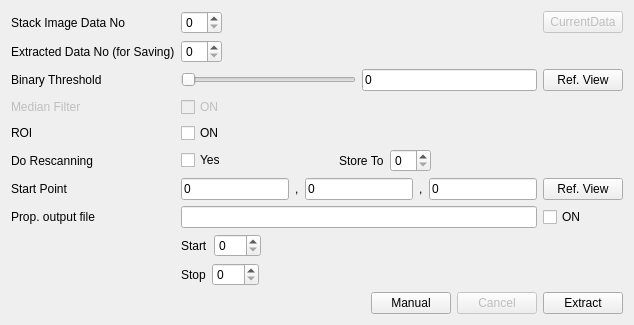
     <widget class="QWidget" name="TabExtraction">
      <attribute name="title">
       <string>Extraction</string>
      </attribute>
      <layout class="QGridLayout" name="gridLayout_12">
       <item row="1" column="0">
        <layout class="QHBoxLayout" name="HorizontalLayoutExtractionBottom">
         <item>
          <spacer name="HorizontalSpacerExtractionBottom">
           <property name="orientation">
            <enum>Qt::Horizontal</enum>
           </property>
           <property name="sizeHint" stdset="0">
            <size>
             <width>40</width>
             <height>20</height>
            </size>
           </property>
          </spacer>
         </item>
         <item>
          <widget class="QPushButton" name="PushButtonExtractionHandTracing">
           <property name="text">
            <string>Manual</string>
           </property>
          </widget>
         </item>
         <item>
          <widget class="QPushButton" name="PushButtonExtractionCancel">
           <property name="enabled">
            <bool>false</bool>
           </property>
           <property name="text">
            <string>Cancel</string>
           </property>
          </widget>
         </item>
         <item>
          <widget class="QPushButton" name="PushButtonExtractionExtract">
           <property name="text">
            <string>Extract</string>
           </property>
          </widget>
         </item>
        </layout>
       </item>
       <item row="0" column="0">
        <layout class="QGridLayout" name="GridLayoutExtraction">
         <item row="2" column="0">
          <widget class="QLabel" name="LabelExtractionBinaryThreshold">
           <property name="text">
            <string>Binary Threshold</string>
           </property>
          </widget>
         </item>
         <item row="2" column="3">
          <widget class="QPushButton" name="PushButtonExtractionBinaryThresholdGetFromView">
           <property name="text">
            <string>Ref. View</string>
           </property>
          </widget>
         </item>
         <item row="3" column="0">
          <widget class="QLabel" name="LabelExtractionMedianFilter">
           <property name="enabled">
            <bool>false</bool>
           </property>
           <property name="text">
            <string>Median Filter</string>
           </property>
          </widget>
         </item>
         <item row="3" column="2">
          <widget class="QCheckBox" name="CheckBoxExtractionMedianFilter">
           <property name="enabled">
            <bool>false</bool>
           </property>
           <property name="text">
            <string>ON</string>
           </property>
          </widget>
         </item>
         <item row="2" column="2">
          <layout class="QHBoxLayout" name="HorizontalLayoutExtractionBinaryThreshold">
           <item>
            <widget class="QSlider" name="HorizontalSliderExtractionBinaryThreshold">
             <property name="sizePolicy">
              <sizepolicy hsizetype="Expanding" vsizetype="Fixed">
               <horstretch>1</horstretch>
               <verstretch>0</verstretch>
              </sizepolicy>
             </property>
             <property name="maximum">
              <number>255</number>
             </property>
             <property name="orientation">
              <enum>Qt::Horizontal</enum>
             </property>
            </widget>
           </item>
           <item>
            <widget class="QLineEdit" name="LineEditExtractionBinaryThreshold">
             <property name="sizePolicy">
              <sizepolicy hsizetype="Expanding" vsizetype="Fixed">
               <horstretch>1</horstretch>
               <verstretch>0</verstretch>
              </sizepolicy>
             </property>
             <property name="text">
              <string>0</string>
             </property>
             <property name="maxLength">
              <number>5</number>
             </property>
            </widget>
           </item>
          </layout>
         </item>
         <item row="7" column="0">
          <widget class="QLabel" name="LabelExtractionStartPoint">
           <property name="text">
            <string>Start Point</string>
           </property>
          </widget>
         </item>
         <item row="7" column="2">
          <layout class="QHBoxLayout" name="HorizontalLayoutExtractionStartPoint">
           <item>
            <widget class="QLineEdit" name="LineEditExtractionStartPointX">
             <property name="minimumSize">
              <size>
               <width>30</width>
               <height>0</height>
              </size>
             </property>
             <property name="text">
              <string>0</string>
             </property>
            </widget>
           </item>
           <item>
            <widget class="QLabel" name="LabelExtractionStartPointCommaXY">
             <property name="text">
              <string>,</string>
             </property>
            </widget>
           </item>
           <item>
            <widget class="QLineEdit" name="LineEditExtractionStartPointY">
             <property name="minimumSize">
              <size>
               <width>30</width>
               <height>0</height>
              </size>
             </property>
             <property name="text">
              <string>0</string>
             </property>
            </widget>
           </item>
           <item>
            <widget class="QLabel" name="LabelExtractionStartPointCommaYZ">
             <property name="text">
              <string>,</string>
             </property>
            </widget>
           </item>
           <item>
            <widget class="QLineEdit" name="LineEditExtractionStartPointZ">
             <property name="minimumSize">
              <size>
               <width>30</width>
               <height>0</height>
              </size>
             </property>
             <property name="text">
              <string>0</string>
             </property>
            </widget>
           </item>
          </layout>
         </item>
         <item row="7" column="3">
          <widget class="QPushButton" name="PushButtonExtractionStartPointGetFromView">
           <property name="text">
            <string>Ref. View</string>
           </property>
          </widget>
         </item>
         <item row="0" column="0">
          <widget class="QLabel" name="LabelExtractionDataNo">
           <property name="text">
            <string>Stack Image Data No</string>
           </property>
          </widget>
         </item>
         <item row="0" column="2">
          <layout class="QHBoxLayout" name="HorizontalLayoutExtractionDataNo">
           <item>
            <widget class="QSpinBox" name="SpinBoxExtractionDataNo"/>
           </item>
           <item>
            <spacer name="HorizontalSpacerExtractionDataNo">
             <property name="orientation">
              <enum>Qt::Horizontal</enum>
             </property>
             <property name="sizeHint" stdset="0">
              <size>
               <width>40</width>
               <height>20</height>
              </size>
             </property>
            </spacer>
           </item>
          </layout>
         </item>
         <item row="0" column="3">
          <widget class="QPushButton" name="PushButtonExtractionCurrentDataNo">
           <property name="enabled">
            <bool>false</bool>
           </property>
           <property name="text">
            <string>CurrentData</string>
           </property>
          </widget>
         </item>
         <item row="8" column="0">
          <widget class="QLabel" name="LabelExtractionCalcProp">
           <property name="text">
            <string>Prop. output file</string>
           </property>
          </widget>
         </item>
         <item row="8" column="3">
          <widget class="QCheckBox" name="CheckBoxExtractionCalcProp">
           <property name="text">
            <string>ON</string>
           </property>
          </widget>
         </item>
         <item row="8" column="2">
          <widget class="QLineEdit" name="LineEditExtractionCalcPropFileName"/>
         </item>
         <item row="9" column="2">
          <layout class="QVBoxLayout" name="VerticalLayoutExtractionProp">
           <item>
            <layout class="QHBoxLayout" name="HorizontalLayoutExtractionPropStart">
             <item>
              <widget class="QLabel" name="LabelExtractionCalcPropStart">
               <property name="text">
                <string>Start</string>
               </property>
              </widget>
             </item>
             <item>
              <widget class="QSpinBox" name="SpinBoxExtractionCalcPropStartThreshold">
               <property name="maximum">
                <number>255</number>
               </property>
              </widget>
             </item>
             <item>
              <spacer name="HorizontalSpacerExtractionPropStart">
               <property name="orientation">
                <enum>Qt::Horizontal</enum>
               </property>
               <property name="sizeHint" stdset="0">
                <size>
                 <width>40</width>
                 <height>20</height>
                </size>
               </property>
              </spacer>
             </item>
            </layout>
           </item>
           <item>
            <layout class="QHBoxLayout" name="HorizontalLayoutExtractionPropStop">
             <item>
              <widget class="QLabel" name="LabelExtractionCalcPropStop">
               <property name="text">
                <string>Stop</string>
               </property>
              </widget>
             </item>
             <item>
              <widget class="QSpinBox" name="SpinBoxExtractionCalcPropStopThreshold">
               <property name="maximum">
                <number>255</number>
               </property>
              </widget>
             </item>
             <item>
              <spacer name="HorizontalSpacerExtractionPropStop">
               <property name="orientation">
                <enum>Qt::Horizontal</enum>
               </property>
               <property name="sizeHint" stdset="0">
                <size>
                 <width>40</width>
                 <height>20</height>
                </size>
               </property>
              </spacer>
             </item>
            </layout>
           </item>
          </layout>
         </item>
         <item row="1" column="0">
          <widget class="QLabel" name="LabelExtractionTargetNo">
           <property name="text">
            <string>Extracted Data No (for Saving)</string>
           </property>
          </widget>
         </item>
         <item row="1" column="2">
          <layout class="QHBoxLayout" name="HorizontalLayoutExtractionTargetNo">
           <item>
            <widget class="QSpinBox" name="SpinBoxExtractionTargetNo"/>
           </item>
           <item>
            <spacer name="HorizontalSpacerExtractionTargetNo">
             <property name="orientation">
              <enum>Qt::Horizontal</enum>
             </property>
             <property name="sizeHint" stdset="0">
              <size>
               <width>40</width>
               <height>20</height>
              </size>
             </property>
            </spacer>
           </item>
          </layout>
         </item>
         <item row="4" column="0">
          <widget class="QLabel" name="LabelExtractionROI">
           <property name="text">
            <string>ROI</string>
           </property>
          </widget>
         </item>
         <item row="4" column="2">
          <widget class="QCheckBox" name="CheckBoxExtractionROI">
           <property name="text">
            <string>ON</string>
           </property>
          </widget>
         </item>
         <item row="5" column="0">
          <widget class="QLabel" name="LabelExtractionDoRescanning">
           <property name="text">
            <string>Do Rescanning</string>
           </property>
          </widget>
         </item>
         <item row="5" column="2">
          <layout class="QHBoxLayout" name="HorizontalLayoutExtractionDoRescanning">
           <item>
            <widget class="QCheckBox" name="CheckBoxExtractionDoRescanning">
             <property name="text">
              <string>Yes</string>
             </property>
            </widget>
           </item>
           <item>
            <spacer name="HorizontalSpacerExtractionDoRescanning1">
             <property name="orientation">
              <enum>Qt::Horizontal</enum>
             </property>
             <property name="sizeHint" stdset="0">
              <size>
               <width>40</width>
               <height>20</height>
              </size>
             </property>
            </spacer>
           </item>
           <item>
            <widget class="QLabel" name="label">
             <property name="text">
              <string>Store To</string>
             </property>
            </widget>
           </item>
           <item>
            <widget class="QSpinBox" name="SpinBoxExtractionDoRescanningStoreNo"/>
           </item>
           <item>
            <spacer name="HorizontalSpacerExtractionDoRescanning2">
             <property name="orientation">
              <enum>Qt::Horizontal</enum>
             </property>
             <property name="sizeHint" stdset="0">
              <size>
               <width>40</width>
               <height>20</height>
              </size>
             </property>
            </spacer>
           </item>
          </layout>
         </item>
        </layout>
       </item>
      </layout>
     </widget>
